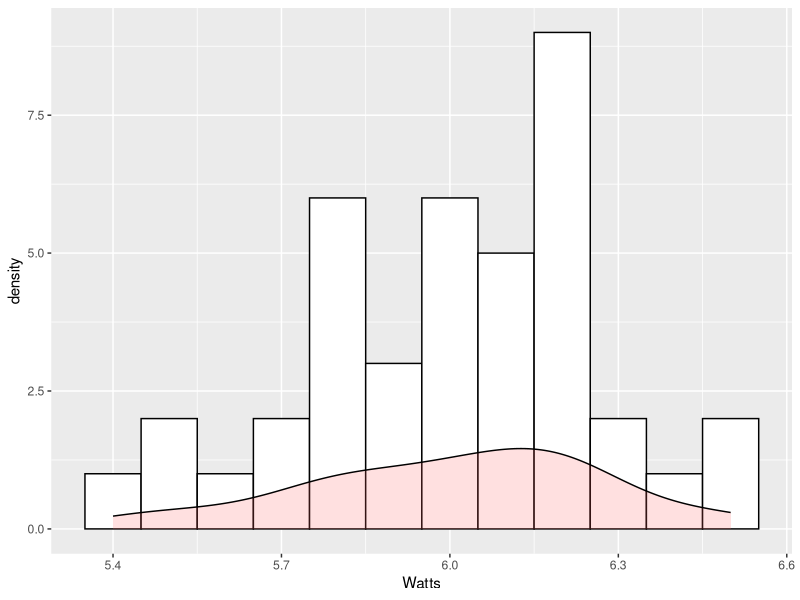
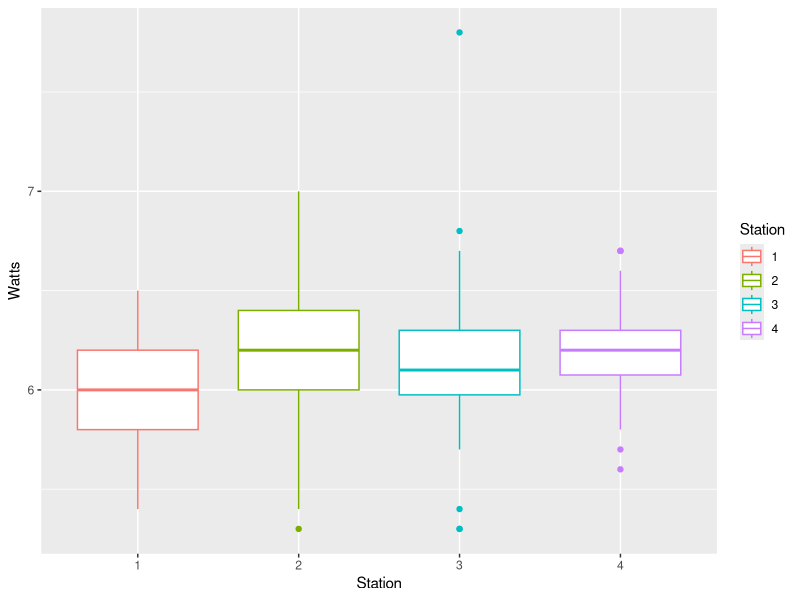

Reproduce these figures in R, in order.
library(dplyr)
library(ggplot2)

# Change to your own directory

setwd("C:/Users/User/Desktop/Project 1")

# Import Data and Data Cleaning

data = read.csv("Bulb.csv")
data$Bulb = factor(data$Bulb)
data$Machine = factor(data$Machine)
data$Station = factor(data$Station)


# Exploratory Analysis

Station1 = filter(data, Station == '1')
Station2 = filter(data, Station == '2')
Station3 = filter(data, Station == '3')
Station4 = filter(data, Station == '4')

# Histograms

hist1 = ggplot(Station1, aes(Watts))
hist2 = ggplot(Station2, aes(Watts))
hist3 = ggplot(Station3, aes(Watts))
hist4 = ggplot(Station4, aes(Watts))

hist1 + geom_histogram(binwidth = 0.1, color="black", fill="white") + 
  geom_density(alpha=.2, fill="#FF6666")

# Box Plot

box = ggplot(data, aes(Station, Watts, colour = Station)) + geom_boxplot()
box


# Model Fitting

fit1 = lm(Watts ~ Machine, data = Station1)
fit2 = lm(Watts ~ Machine, data = Station2)
fit3 = lm(Watts ~ Machine, data = Station3)
fit4 = lm(Watts ~ Machine, data = Station4)

summary(fit1)
summary(fit2)
summary(fit3)
summary(fit4)

fit5 = lm(Watts ~ Station, data = data)
summary(fit5)

